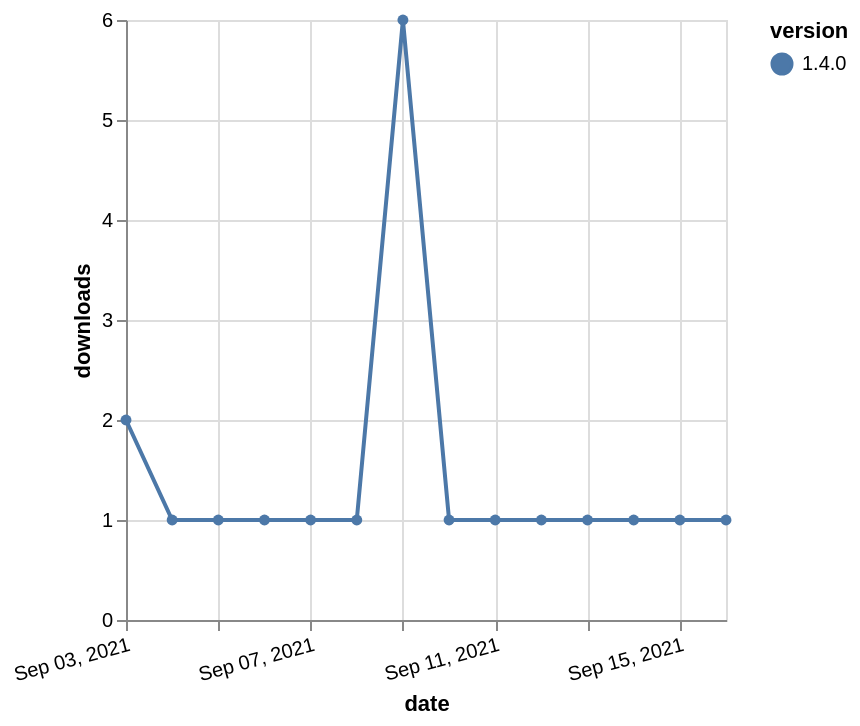

The specification (Vega-Lite) saved for this image:
### Vega-Lite specification from a JSON file in a GitHub repository (floating-point values rounded to 4 significant figures)
{"$schema": "https://vega.github.io/schema/vega-lite/v5.json", "description": "A simple bar chart with embedded data.", "data": {"values": [{"date": "2021-09-03", "total": 511, "delta": 2, "version": "1.4.0"}, {"date": "2021-09-04", "total": 512, "delta": 1, "version": "1.4.0"}, {"date": "2021-09-05", "total": 513, "delta": 1, "version": "1.4.0"}, {"date": "2021-09-06", "total": 514, "delta": 1, "version": "1.4.0"}, {"date": "2021-09-07", "total": 515, "delta": 1, "version": "1.4.0"}, {"date": "2021-09-08", "total": 516, "delta": 1, "version": "1.4.0"}, {"date": "2021-09-09", "total": 522, "delta": 6, "version": "1.4.0"}, {"date": "2021-09-10", "total": 523, "delta": 1, "version": "1.4.0"}, {"date": "2021-09-11", "total": 524, "delta": 1, "version": "1.4.0"}, {"date": "2021-09-12", "total": 525, "delta": 1, "version": "1.4.0"}, {"date": "2021-09-13", "total": 526, "delta": 1, "version": "1.4.0"}, {"date": "2021-09-14", "total": 527, "delta": 1, "version": "1.4.0"}, {"date": "2021-09-15", "total": 528, "delta": 1, "version": "1.4.0"}, {"date": "2021-09-16", "total": 529, "delta": 1, "version": "1.4.0"}]}, "width": "container", "mark": {"type": "line", "point": {"filled": true}}, "encoding": {"x": {"field": "date", "type": "temporal", "timeUnit": "yearmonthdate", "title": "date", "axis": {"labelAngle": -15}}, "y": {"field": "delta", "type": "quantitative", "title": "downloads"}, "color": {"field": "version", "type": "nominal"}, "tooltip": {"field": "delta"}}}
